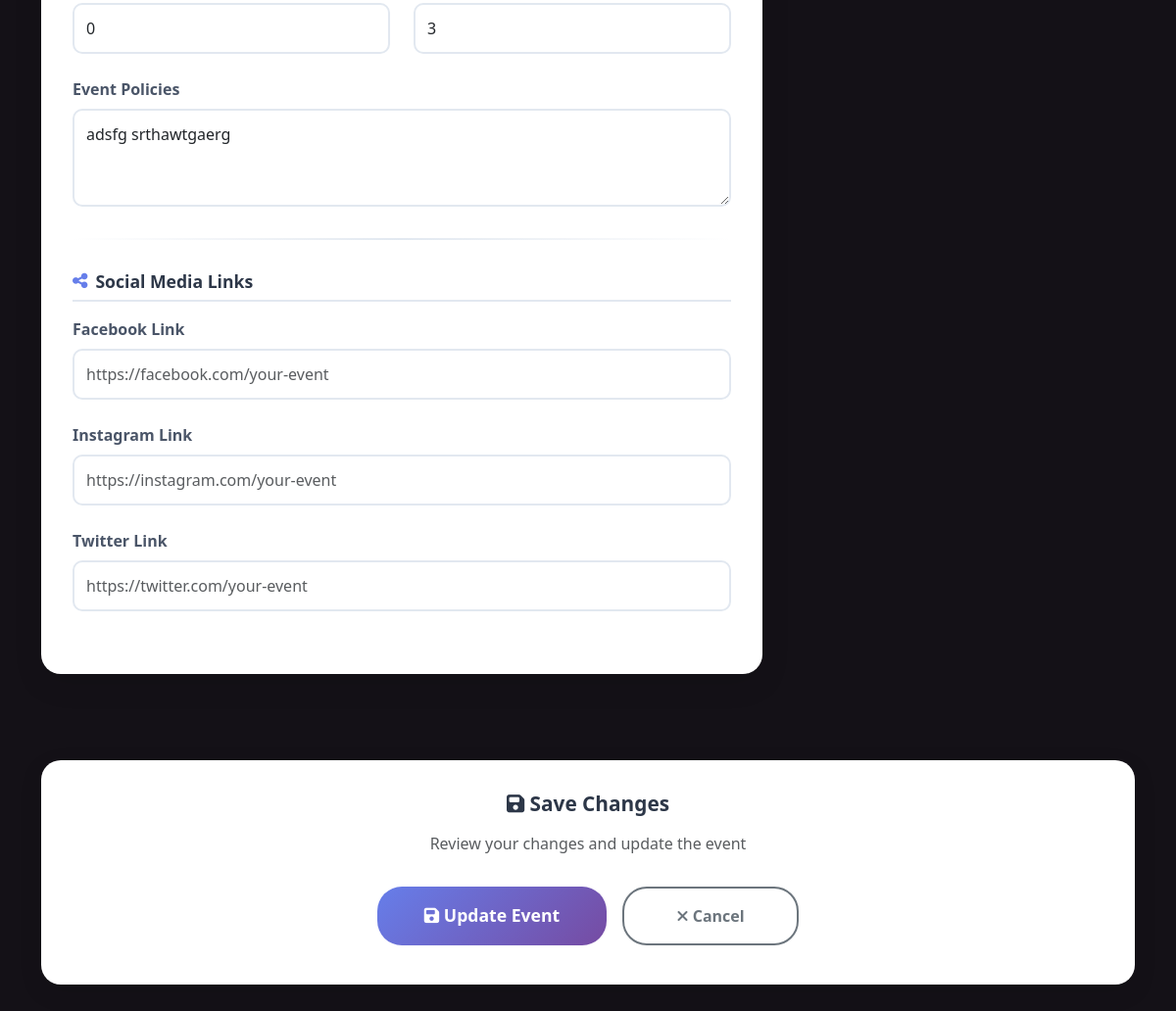
The page /events/2/edit (signed in, lower part) on the database as committed earlier.
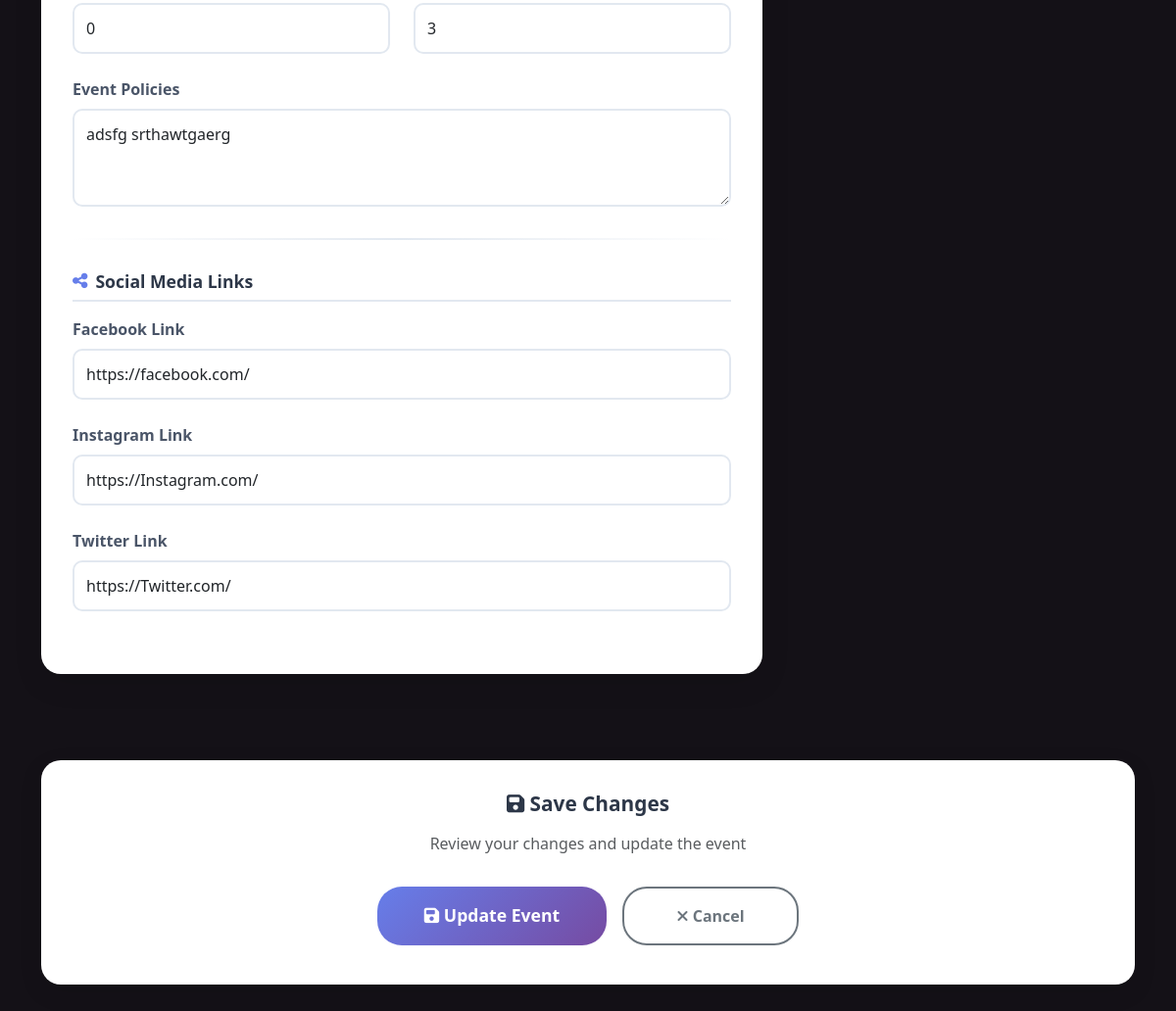
The same page on the database as committed later.
### website/models.py (models this page shows, shortened)
class Event(db.Model):
    __tablename__ = 'events'
    id = db.Column(db.Integer, primary_key=True)  # Unique identifier for the event
    name = db.Column(db.String(120), index=True, nullable=False)  # Event name
    description = db.Column(db.Text, nullable=True)  # Optional detailed description of the event
    image_filename = db.Column(db.String(255), nullable=True)  # Filename of the event's image
    start_datetime = db.Column(db.DateTime, nullable=False)  # Combined start date and time for the event
    location = db.Column(db.String(100), nullable=False)  # General location of the event
    venue = db.Column(db.String(100), nullable=True)  # Specific venue name, optional
    genre_id = db.Column(db.Integer, db.ForeignKey('genres.id'), nullable=False)  # Reference to Genre table
    artist_info = db.Column(db.Text, nullable=True) # Information about the artist(s)
    status = db.Column(db.String(20), default='Open', nullable=False)  # Current status of the event (e.g., Open, Cancelled)
    age_limit = db.Column(db.Integer, nullable=True)
    length = db.Column(db.String(50), nullable=True)
    policies = db.Column(db.Text, nullable=True)
    facebook = db.Column(db.String(255), nullable=True)
    instagram = db.Column(db.String(255), nullable=True)
    twitter = db.Column(db.String(255), nullable=True)
    created_at = db.Column(db.DateTime, default=datetime.now)
    updated_at = db.Column(db.DateTime, default=datetime.now, onupdate=datetime.now)
    created_by = db.Column(db.Integer, db.ForeignKey('users.id'), nullable=False)
    ticket_types = db.relationship('ticket_type', backref='event', lazy='dynamic', cascade="all, delete-orphan") # cascade="all, delete-orphan": https://docs.sqlalchemy.org/en/20/orm/cascades.html
    comments = db.relationship('Comment', backref='event', lazy='dynamic', cascade="all, delete-orphan")
    bookings = db.relationship('Booking', backref='event', lazy='dynamic', cascade="all, delete-orphan")

### website/events.py (the view, shortened to what this page needs)
@eventbp.route('/<int:id>/edit', methods=['GET', 'POST'])
@login_required
def edit_event(id):
    event_to_edit = db.session.query(Event).filter_by(id=id).first_or_404()
    if event_to_edit.created_by != current_user.id:
        flash("You are not authorized to edit this event.", "danger")
        return redirect(url_for('event.details', id=id))
    form = EventForm()
    ticketform = TicketForm()
    if request.method == 'GET':
        form.name.data = event_to_edit.name
        form.description.data = event_to_edit.description
        form.start_datetime.data = event_to_edit.start_datetime
        form.location.data = event_to_edit.location
        form.venue.data = event_to_edit.venue
        form.age_limit.data = event_to_edit.age_limit
        form.length.data = event_to_edit.length
        form.artist_info.data = event_to_edit.artist_info
        form.policies.data = event_to_edit.policies
        form.facebook.data = event_to_edit.facebook
        form.instagram.data = event_to_edit.instagram
        form.twitter.data = event_to_edit.twitter
        if event_to_edit.image_filename and event_to_edit.image_filename.startswith('http'):
            form.image_url.data = event_to_edit.image_filename
    try:
        genres = db.session.scalars(db.select(Genre)).all()
        form.genre.choices = [(genre.id, genre.name) for genre in genres]
    except Exception as e:
        current_app.logger.error(f"Error loading genres for event editing: {e}")
        flash("Error loading page data. Please check genre setup.", "danger")
        form.genre.choices = []
    if request.method == 'GET':
        form.genre.data = event_to_edit.genre_id
        general_t = event_to_edit.ticket_types.filter_by(type_name='General Admission').first()
        if general_t:
            ticketform.general_price.data = int(general_t.price) if general_t.price is not None else None
            general_sold = sum(booking.quantity for booking in general_t.bookings if booking.booking_status == 'confirmed')
            ticketform.general_quantity.data = general_t.quantity_available + general_sold
        vip_t = event_to_edit.ticket_types.filter_by(type_name='VIP').first()
        if vip_t:
            ticketform.vip_price.data = int(vip_t.price) if vip_t.price is not None else None
            vip_sold = sum(booking.quantity for booking in vip_t.bookings if booking.booking_status == 'confirmed')
            ticketform.vip_quantity.data = vip_t.quantity_available + vip_sold
    ticket_sales_info = {}
    general_t = event_to_edit.ticket_types.filter_by(type_name='General Admission').first()
    if general_t:
        general_sold = sum(booking.quantity for booking in general_t.bookings if booking.booking_status == 'confirmed')
        ticket_sales_info['general_sold'] = general_sold
        ticket_sales_info['general_available'] = general_t.quantity_available
    else:
        ticket_sales_info['general_sold'] = 0
        ticket_sales_info['general_available'] = 0
    vip_t = event_to_edit.ticket_types.filter_by(type_name='VIP').first()
    if vip_t:
        vip_sold = sum(booking.quantity for booking in vip_t.bookings if booking.booking_status == 'confirmed')
        ticket_sales_info['vip_sold'] = vip_sold
        ticket_sales_info['vip_available'] = vip_t.quantity_available
    else:
        ticket_sales_info['vip_sold'] = 0
        ticket_sales_info['vip_available'] = 0
    return render_template('events/editEvent.html', form=form, ticketform=ticketform, event_id=event_to_edit.id, event=event_to_edit, title=f"Edit Event: {event_to_edit.name}", ticket_sales_info=ticket_sales_info)

### website/forms.py (shortened to what this page needs)
class TicketForm(FlaskForm):
    general_price = DecimalField('General Ticket Price ($)', validators=[Optional(), NumberRange(min=0, message="Price cannot be negative.")], places=2)
    general_quantity = IntegerField('Total General Tickets (including sold)', validators=[Optional(), NumberRange(min=1, message="Must be a positive number.")])
    general_description = TextAreaField('General Ticket Description', validators=[Optional(), Length(max=500)])
    vip_price = DecimalField('VIP Ticket Price ($)', validators=[Optional(), NumberRange(min=0, message="Price cannot be negative.")], places=2)
    vip_quantity = IntegerField('Total VIP Tickets (including sold)', validators=[Optional(), NumberRange(min=1, message="Must be a positive number.")])
    vip_description = TextAreaField('VIP Ticket Description', validators=[Optional(), Length(max=500)])

### website/templates/events/editEvent.html (shortened to what the changed rows need)
{% extends 'base.html' %}
{% from "bootstrap5/form.html" import render_form %}
{% block head %}
    <link rel="stylesheet" href="{{ url_for('static', filename='style/editEvent.css') }}">
{% endblock %}
{% block content %}
<div class="container">
    {% set current_event = event %}
    <form method="POST" action="{{ url_for('event.edit_event', id=event_id) }}" enctype="multipart/form-data" novalidate>
        <div class="row">
            <div class="col-lg-8 mb-4">
                <div class="form-card">
                    <div class="form-card-body">
                        <div class="form-section">
                            {% if form.age_limit %}
                                <div class="row">
                                    <div class="col-md-6">
                                        <div class="form-group">
                                            {{ form.age_limit(class="form-control") }}
                                        </div>
                                    </div>
                                    <div class="col-md-6">
                                        {% if form.length %}
                                            <div class="form-group">
                                                {{ form.length(class="form-control") }}
                                            </div>
                                        {% endif %}
                                    </div>
                                </div>
                            {% endif %}
                            {% if form.policies %}
                                <div class="form-group">
                                    {{ form.policies.label(class="form-label") }}
                                    {{ form.policies(class="form-control", rows="3") }}
                                </div>
                            {% endif %}
                        </div>
                        <div class="form-section">
                            {% if form.facebook %}
                                <div class="form-group">
                                    {{ form.facebook.label(class="form-label") }}
                                    {{ form.facebook(class="form-control", placeholder="https://facebook.com/your-event") }}
                                </div>
                            {% endif %}
                            {% if form.instagram %}
                                <div class="form-group">
                                    {{ form.instagram.label(class="form-label") }}
                                    {{ form.instagram(class="form-control", placeholder="https://instagram.com/your-event") }}
                                </div>
                            {% endif %}
                            {% if form.twitter %}
                                <div class="form-group">
                                    {{ form.twitter.label(class="form-label") }}
                                    {{ form.twitter(class="form-control", placeholder="https://twitter.com/your-event") }}
                                </div>
                            {% endif %}
                        </div>
                    </div>
                </div>
            </div>
        </div>
    </form>
</div>
{% endblock %}

Rows that differ between the two databases and show on the page:
changed Event "adsfg srthawtgaerg": facebook (not shown) → "https://facebook.com/"; instagram (not shown) → "https://Instagram.com/"; twitter (not shown) → "https://Twitter.com/"
